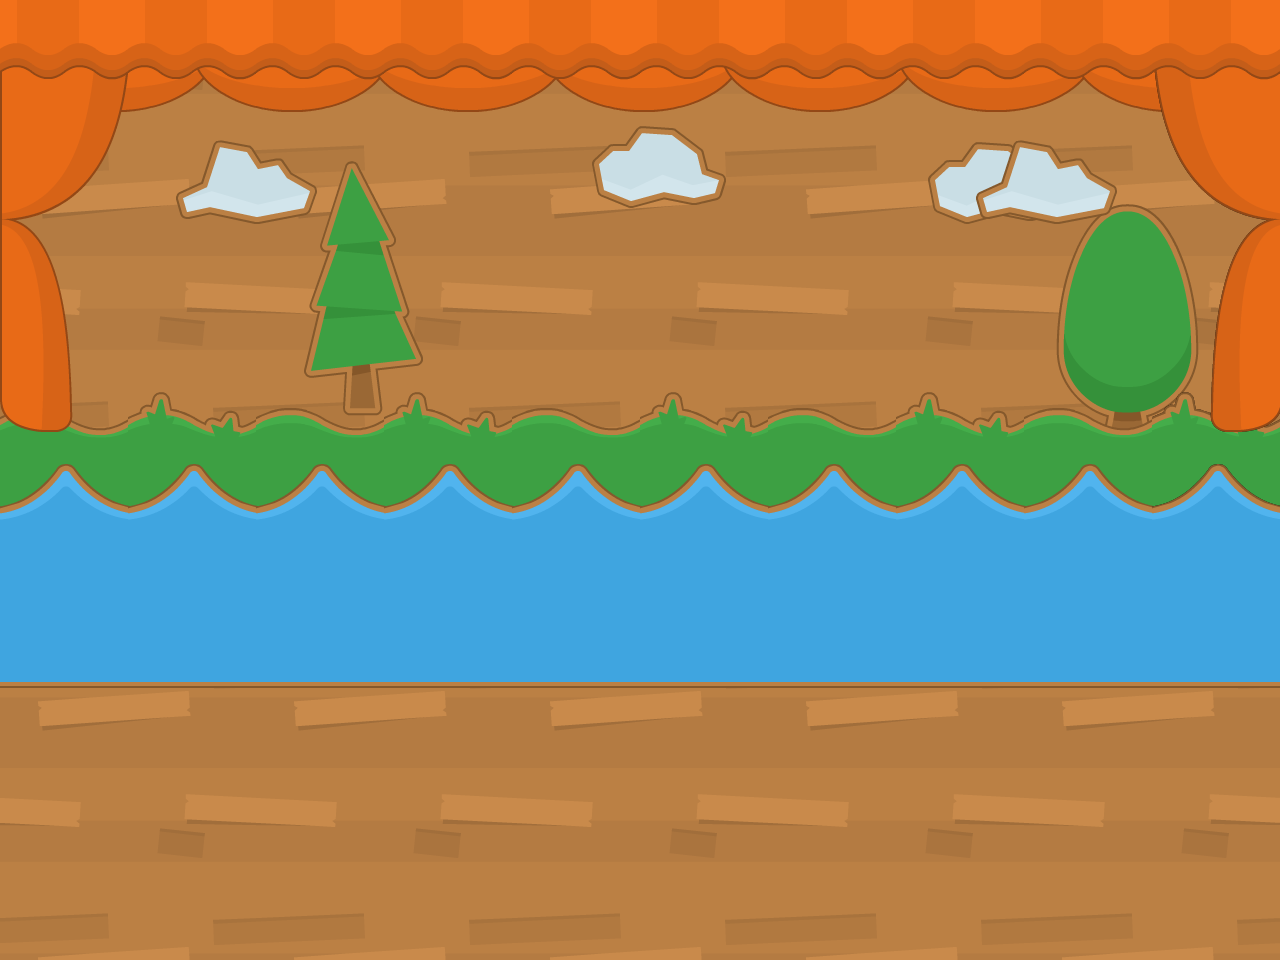

Tiled map render using the project's own tile images. Description and the map definition, with tile-layer contents summarised, below:
An orthogonal 80x60 tile map with 16x16 px tiles, 8 tile layers (Background, Trees, Grass, River, ...), 3 hidden layers not drawn, 2 tilesets.

<map version="1.0" tiledversion="2017.07.11" orientation="orthogonal" renderorder="right-down" width="80" height="60" tilewidth="16" tileheight="16" nextobjectid="1">
 <tileset firstgid="1" name="Collection" tilewidth="256" tileheight="426" tilecount="16" columns="0">
  <grid orientation="orthogonal" width="1" height="1" />
  <tile id="0">
   <image width="256" height="256" source="PNG/Stall/bg_blue.png" />
  </tile>
  <tile id="1">
   <image width="256" height="256" source="PNG/Stall/bg_green.png" />
  </tile>
  <tile id="2">
   <image width="256" height="256" source="PNG/Stall/bg_red.png" />
  </tile>
  <tile id="3">
   <image width="256" height="256" source="PNG/Stall/bg_wood.png" />
  </tile>
  <tile id="4">
   <image width="134" height="82" source="PNG/Stall/cloud1.png" />
  </tile>
  <tile id="5">
   <image width="141" height="84" source="PNG/Stall/cloud2.png" />
  </tile>
  <tile id="6">
   <image width="131" height="426" source="PNG/Stall/curtain.png" />
  </tile>
  <tile id="7">
   <image width="40" height="21" source="PNG/Stall/curtain_rope.png" />
  </tile>
  <tile id="8">
   <image width="256" height="80" source="PNG/Stall/curtain_straight.png" />
  </tile>
  <tile id="9">
   <image width="200" height="63" source="PNG/Stall/curtain_top.png" />
  </tile>
  <tile id="10">
   <image width="132" height="200" source="PNG/Stall/grass1.png" />
  </tile>
  <tile id="11">
   <image width="132" height="216" source="PNG/Stall/grass2.png" />
  </tile>
  <tile id="12">
   <image width="143" height="244" source="PNG/Stall/tree_oak.png" />
  </tile>
  <tile id="13">
   <image width="119" height="255" source="PNG/Stall/tree_pine.png" />
  </tile>
  <tile id="14">
   <image width="132" height="224" source="PNG/Stall/water1.png" />
  </tile>
  <tile id="15">
   <image width="132" height="223" source="PNG/Stall/water2.png" />
  </tile>
 </tileset>
 <tileset firstgid="17" name="bg_wood" tilewidth="16" tileheight="16" tilecount="256" columns="16">
  <image source="PNG/Stall/bg_wood.png" width="256" height="256" />
 </tileset>
 <layer name="Background" width="80" height="60">
  <data>[4800 cells, 975 non-empty, 193 distinct tile ids]</data>
 </layer>
 <layer name="Trees" width="80" height="60">
  <data>[4800 cells, 2 non-empty, 2 distinct tile ids]</data>
 </layer>
 <layer name="Grass" width="80" height="60">
  <data>[4800 cells, 10 non-empty, 2 distinct tile ids]</data>
 </layer>
 <layer name="River" width="80" height="60">
  <data>[4800 cells, 10 non-empty, 1 distinct tile ids]</data>
 </layer>
 <layer name="River1" width="80" height="60" visible="0">
  <data>[4800 cells, 10 non-empty, 1 distinct tile ids]</data>
 </layer>
 <layer name="Grass1" width="80" height="60" visible="0">
  <data>[4800 cells, 10 non-empty, 1 distinct tile ids]</data>
 </layer>
 <layer name="Tree1" width="80" height="60" visible="0">
  <data>[4800 cells, 1 non-empty, 1 distinct tile ids]</data>
 </layer>
 <layer name="Cloud" width="80" height="60">
  <data>[4800 cells, 4 non-empty, 2 distinct tile ids]</data>
 </layer>
 <layer name="Curtain3" width="80" height="60">
  <data>[4800 cells, 7 non-empty, 1 distinct tile ids]</data>
 </layer>
 <layer name="Curtain2" width="80" height="60">
  <data>[4800 cells, 2 non-empty, 1 distinct tile ids]</data>
 </layer>
 <layer name="Curtain1" width="80" height="60">
  <data>[4800 cells, 5 non-empty, 1 distinct tile ids]</data>
 </layer>
</map>
